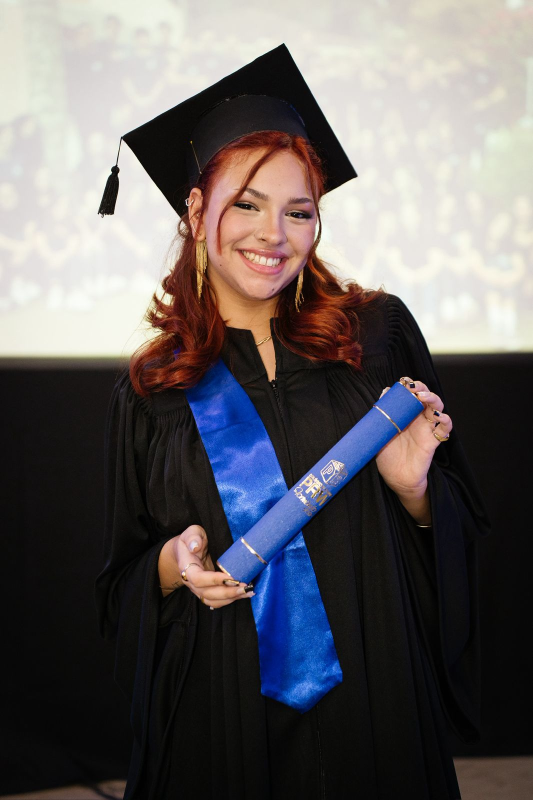
#> input picture assets/img/source/vic-original.png, 1066 x 1600 px (shown at 1/2 size)
$ python optimize-images.py
#> lines starting #> are read from the running program, lines starting #| are printed output that depends on the picture
"""
Gera as versões otimizadas das fotos da Vic + a imagem de compartilhamento (Open Graph).

Uso:  python scripts/optimize-images.py
Requer: Pillow >= 11 (com suporte a AVIF).

Para trocar a foto: substitua assets/img/source/vic-original.png e ajuste os
recortes em CROPS (coordenadas em pixels da imagem original).
"""
from pathlib import Path
from PIL import Image, ImageDraw, ImageFont

ROOT = Path(__file__).resolve().parent.parent
SRC = ROOT / "assets/img/source/vic-original.png"
OUT = ROOT / "assets/img"
FONTS = ROOT / "assets/fonts"

# nome -> (caixa de recorte (x0, y0, x1, y1), larguras geradas)
CROPS = {
    "vic-hero": ((0, 30, 1066, 1363), (480, 760, 1066)),   # 4:5, corpo + rosto
    "vic-portrait": ((190, 150, 850, 1030), (440, 660)),   # 3:4, rosto
}

MAGENTA = (229, 0, 125)
INK = (21, 21, 21)
PAPER = (255, 249, 247)


def export(img: Image.Image, name: str, widths) -> None:
    for w in widths:
        h = round(img.height * w / img.width)
        r = img.resize((w, h), Image.LANCZOS)
        r.save(OUT / f"{name}-{w}.avif", quality=58, speed=4)
        r.save(OUT / f"{name}-{w}.webp", quality=78, method=6)
    # JPEG só na maior largura, como fallback universal
    img.resize((widths[-1], round(img.height * widths[-1] / img.width)), Image.LANCZOS) \
       .save(OUT / f"{name}.jpg", quality=80, optimize=True, progressive=True)


def font(file: str, size: int, weight=None, width=None) -> ImageFont.FreeTypeFont:
    f = ImageFont.truetype(str(FONTS / file), size)
    if weight is not None:
        f.set_variation_by_axes([weight, width] if width is not None else [weight])
    return f


def og_image(photo: Image.Image) -> None:
    W, H = 1200, 630
    og = Image.new("RGB", (W, H), PAPER)
    d = ImageDraw.Draw(og)

    # Coluna da foto à direita, com faixa magenta atrás
    d.rectangle((W - 450, 0, W, H), fill=MAGENTA)
    p = photo.crop((110, 60, 960, 1180))
    p = p.resize((round(p.width * H / p.height), H), Image.LANCZOS)
    og.paste(p, (W - 420, 0))

    archivo = lambda s, wg, wd: font("archivo-var.woff2", s, wg, wd)
    d.text((72, 92), "LET'S", font=archivo(64, 800, 125), fill=INK)
    d.text((66, 160), "TALK", font=archivo(184, 900, 125), fill=None,
           stroke_width=3, stroke_fill=MAGENTA)
    d.text((76, 372), "with Vic", font=font("instrument-serif-italic.woff2", 76), fill=MAGENTA)
    d.text((78, 500), "Aulas de conversação em inglês · 100% online",
           font=font("instrument-sans-var.woff2", 28, 500, 100), fill=INK)
    og.save(OUT / "og-image.jpg", quality=86, optimize=True)


def touch_icon() -> None:
    icon = Image.new("RGB", (180, 180), MAGENTA)
    d = ImageDraw.Draw(icon)
    d.text((90, 92), "talk", font=font("archivo-var.woff2", 50, 900, 112),
           fill=PAPER, anchor="mm")
    icon.save(ROOT / "apple-touch-icon.png", optimize=True)


def main() -> None:
    src = Image.open(SRC).convert("RGB")
#> src is the input picture: PIL image 1066x1600 RGB; mean R, G, B 100.3, 96.3, 97.4
    for name, (box, widths) in CROPS.items():
        export(src.crop(box), name, widths)
#> this loop made 2 passes
#> pass 1, in export, `r.save(OUT / f"{name}-{w}.avif", quality=58, speed=4)`:
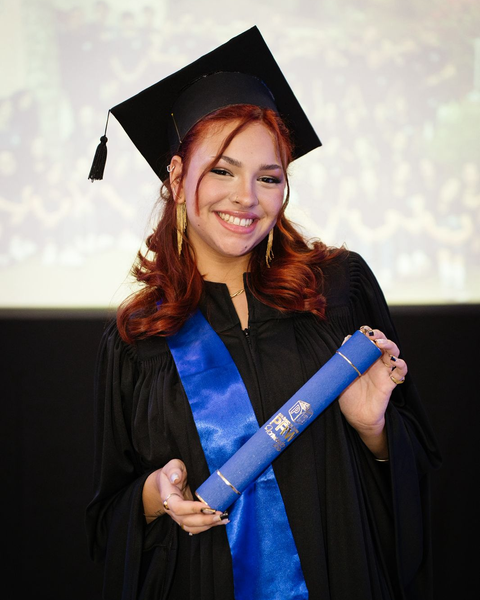
#> saved as vic-hero-480.avif: PIL image 480x600 RGB; mean R, G, B 112.8, 108.1, 109.5
#> pass 1, in export, `r.save(OUT / f"{name}-{w}.avif", quality=58, speed=4)`:
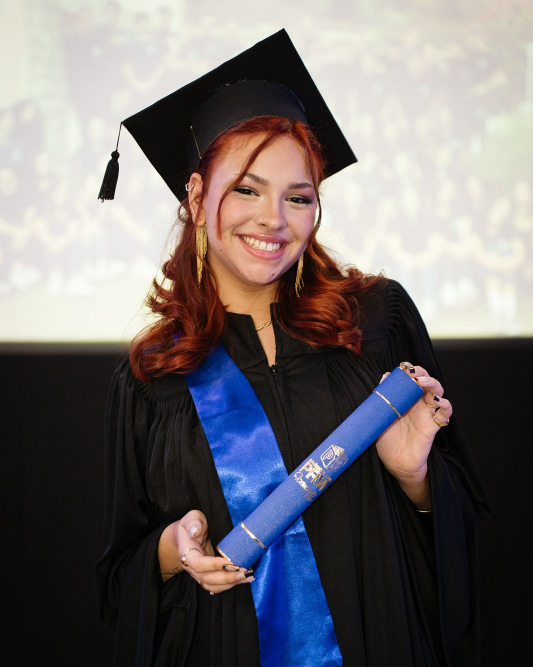
#> saved as vic-hero-1066.avif: PIL image 1066x1333 RGB (shown at 1/2 size); mean R, G, B 112.8, 108.1, 109.5
#> pass 2, in export (call 2), `r.save(OUT / f"{name}-{w}.avif", quality=58, speed=4)`:
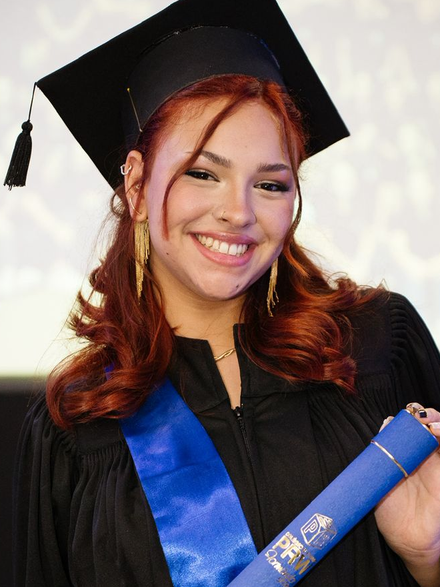
#> saved as vic-portrait-440.avif: PIL image 440x587 RGB; mean R, G, B 118.1, 105.8, 107.7
    og_image(src)
#> in og_image, `og = Image.new("RGB", (W, H), PAPER)`:
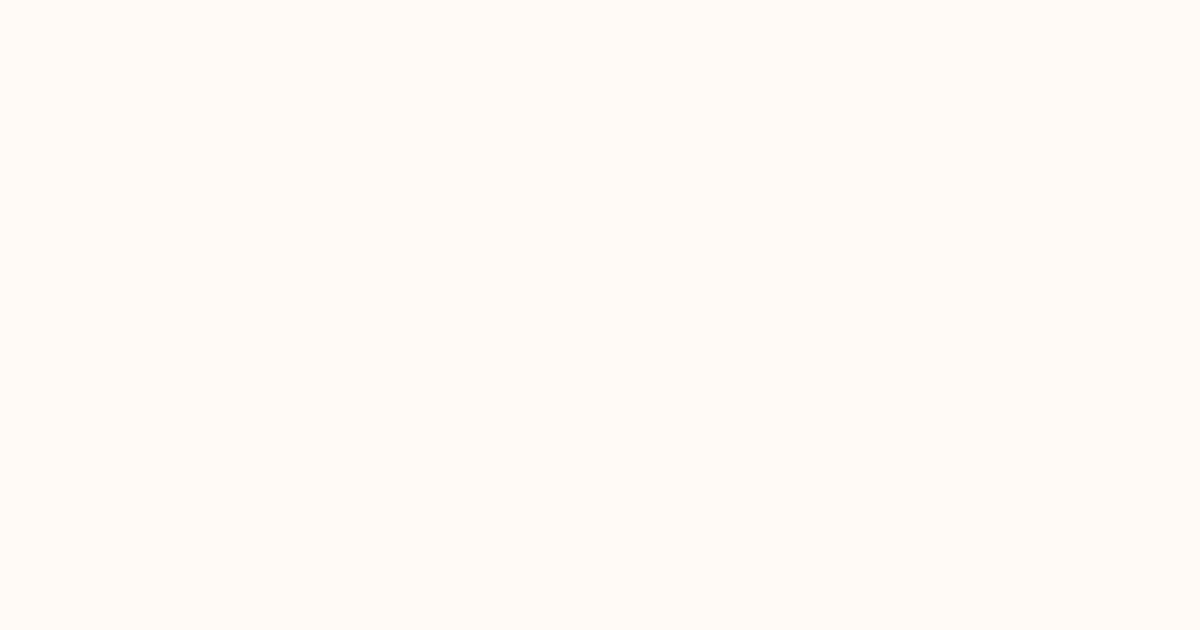
#> og: PIL image 1200x630 RGB; mean R, G, B 255, 249, 247
#> in og_image, `p = photo.crop((110, 60, 960, 1180))`:
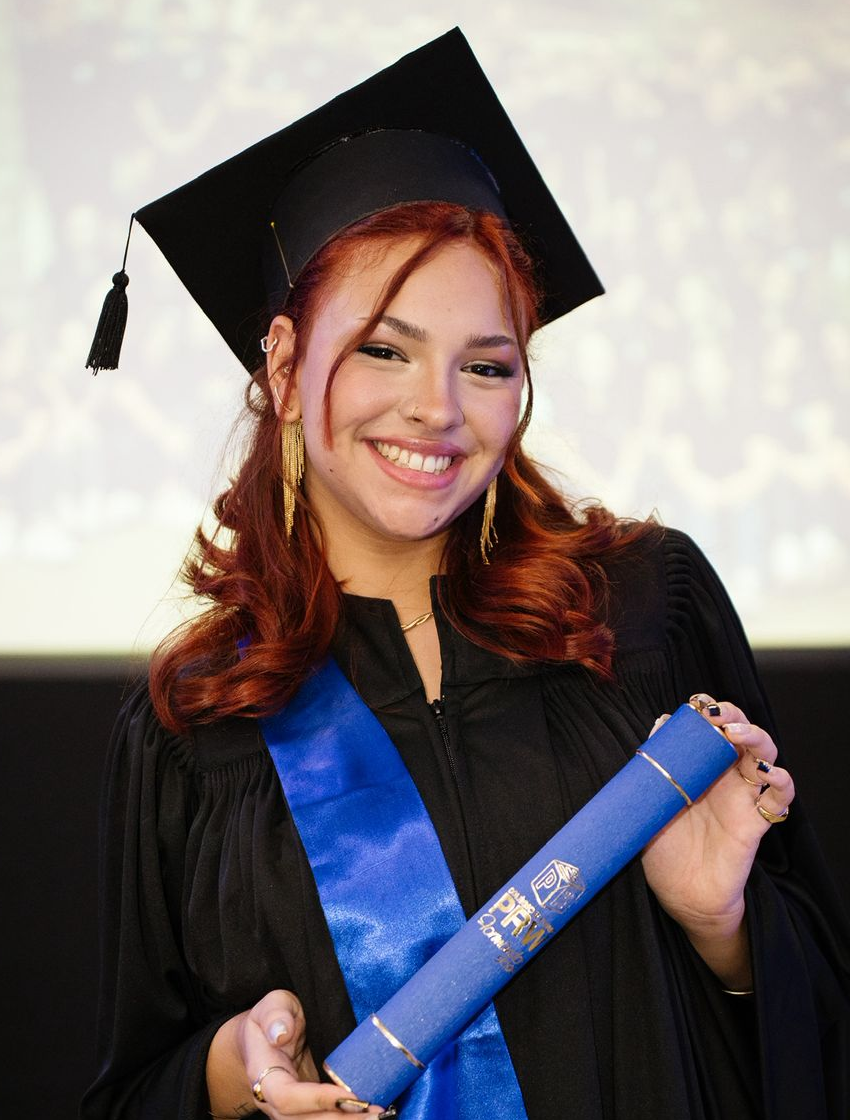
#> p: PIL image 850x1120 RGB; mean R, G, B 122.9, 114.9, 116.2
#> in og_image, `og.paste(p, (W - 420, 0))`:
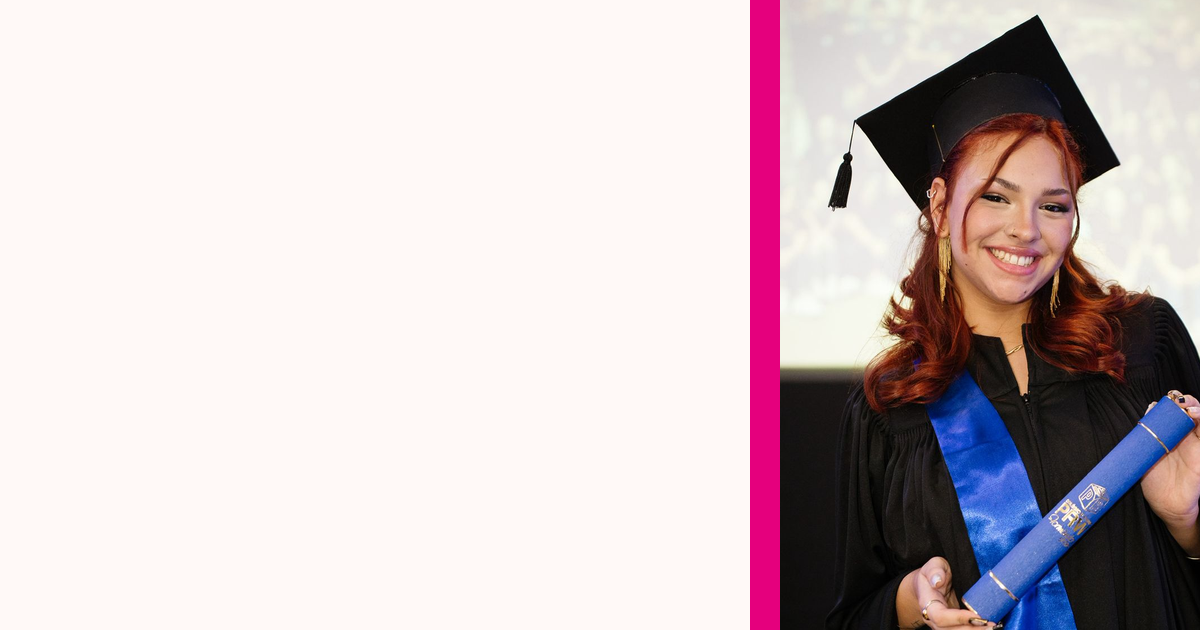
#> og: PIL image 1200x630 RGB; mean R, G, B 207, 194.6, 197.2
    touch_icon()
    for f in sorted(OUT.glob("*.*")):
        print(f"{f.name:28} {f.stat().st_size / 1024:7.1f} KB")


if __name__ == "__main__":
#> (the run stopped early here; a loop or call above may not have finished)
